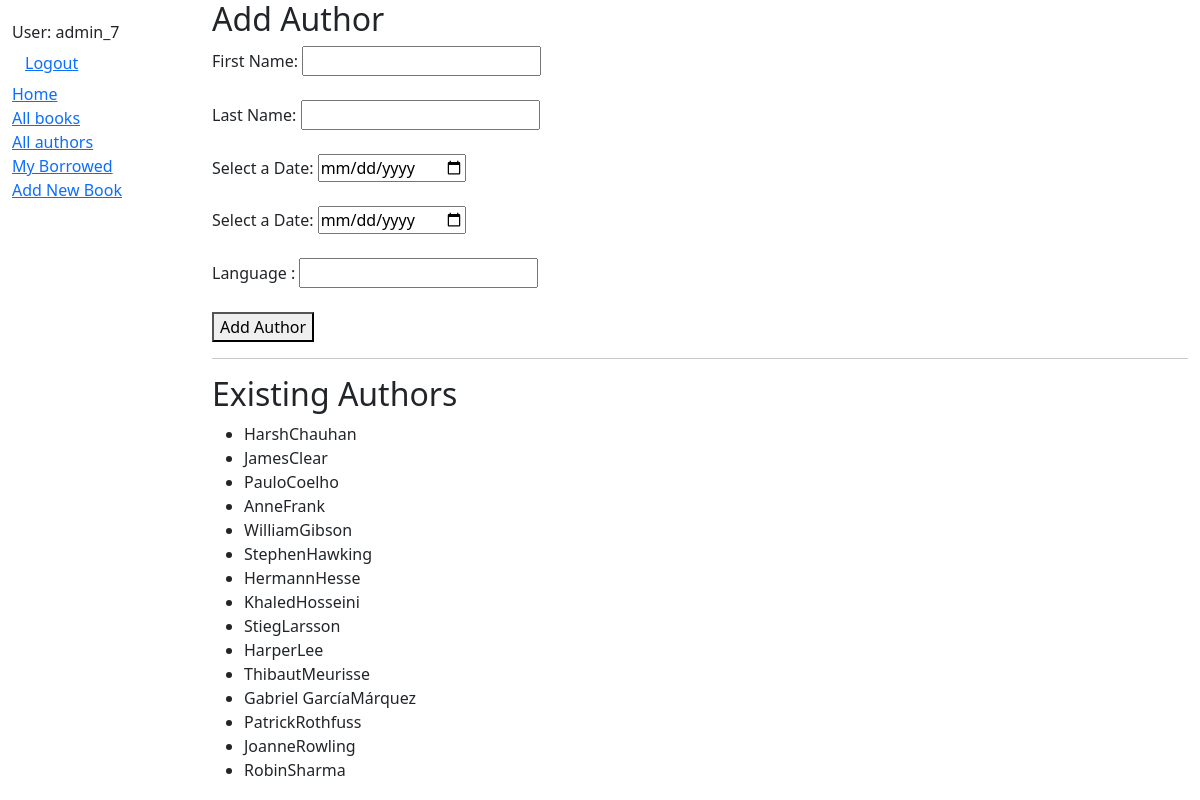
/catalog/addauthor/ (signed in), run on the app's committed database.
### myapp/models.py (models this page shows, shortened)
class Author(models.Model):
    first_name = models.CharField(max_length=100)
    last_name = models.CharField(max_length=100)
    date_of_birth = models.DateField(null=True, blank=True)
    date_of_death = models.DateField('Died', null=True, blank=True)
    language=models.CharField(max_length=100, help_text="In which language Author writes", default='English')
    class Meta:
        ordering = ['last_name', 'first_name']

### myapp/views.py (the view, shortened to what this page needs)
# urls.py: path('addauthor/',views.add_author, name='add-author'),
@login_required
def add_author(request):
    queryset=Author.objects.all()
    context={'author':queryset}
    return render(request, 'add_author.html',context)

### myapp/templates/add_author.html (shortened to what this page needs)
{% extends 'base.html'%}
{% block content %}
<h2>Add Author</h2>
<form method="post" action="">
    <label for="id_fname">First Name:</label>
    <input type="text" name="first_name" required>
    <br>
    <br>
    <label for="id_lname">Last Name:</label>
    <input type="text" name="last_name" id="id_lname" required>
    <br>
    <br>
    <label for="birthDate">Select a Date:</label>
    <input type="date"  name="date_of_birth">
    <br>
    <br>
    <label for="deathDate">Select a Date:</label>
    <input type="date" name="date_of_death">
    <br>
    <br>
    <label for="language">Language :</label>
    <input type="text" name="language" id="language" required>
    <br>
    <br>
    <button type="submit">Add Author</button>
</form>
<hr>
<h2>Existing Authors</h2>
<ul>
    {% for x in author %}
        <li>{{ x.first_name }}{{ x.last_name }}</li>
    {% empty %}
        <li>No genres yet.</li>
    {% endfor %}
</ul>
{% endblock %}

### myapp/templates/base.html (shortened to what this page needs)
<!doctype html>
<html lang="en">
  <head>
    <link href="https://cdn.jsdelivr.net/npm/bootstrap@5.3.3/dist/css/bootstrap.min.css"
      rel="stylesheet"
>
    {% load static %}
    <link rel="stylesheet" href="{% static 'css/styles.css' %}" />
  </head>
  <body>
    <div class="container-fluid">
      <div class="row">
        <div class="col-sm-2">
          {% block sidebar %}
            <ul class="sidebar-nav">
                  <ul class="sidebar-nav">
    {% if user.is_authenticated %}
     <li>User: {{ user.get_username }}</li>
   <li>
       <form id="logout-form" method="post" action="{% url 'logout' %}">
         <button type="submit" class="btn btn-link">Logout</button>
         <li><a href="{% url 'index' %}">Home</a></li>
         <li><a href="{% url 'books' %}">All books</a></li>
         <li><a href="{% url 'book-author' %}">All authors</a></li>
         <li><a href="{% url 'my-borrowed' %}">My Borrowed</a></li>
         <li><a href="{% url 'add-book' %}">Add New Book</a></li>
         </ul>
    {% else %}
    <li><a href="{% url 'login' %}?next={{ request.path }}">Login</a></li>
</ul>
     {% endif %}
        {% endblock %}
        </div>
        <div class="col-sm-10 ">{% block content %}{% endblock %}</div>
      </div>
    </div>
  </body>
</html>

### myapp/templates/styles.css (style rules this page uses)
.sidebar-nav { margin-top: 20px; padding: 0; list-style: none; }

### data on the page
Author: first_name "Harsh", last_name "Chauhan"
Author: first_name "James", last_name "Clear"
Author: first_name "Paulo", last_name "Coelho"
Author: first_name "Anne", last_name "Frank"
Author: first_name "William", last_name "Gibson"
Author: first_name "Stephen", last_name "Hawking"
Author: first_name "Hermann", last_name "Hesse"
Author: first_name "Khaled", last_name "Hosseini"
Author: first_name "Stieg", last_name "Larsson"
Author: first_name "Harper", last_name "Lee"
Author: first_name "Thibaut", last_name "Meurisse"
Author: first_name "Gabriel García", last_name "Márquez"
Author: first_name "Patrick", last_name "Rothfuss"
Author: first_name "Joanne", last_name "Rowling"
Author: first_name "Robin", last_name "Sharma"

### other printed values
{{ user.get_username }} "admin_7"
